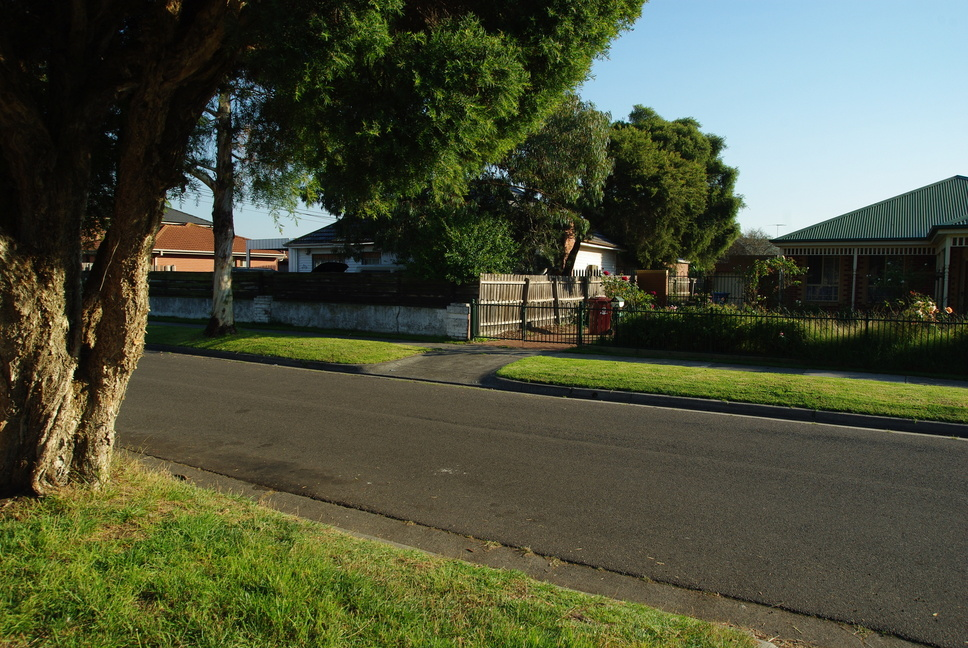
#> input picture opencvStitcher/Panorama-master/data/myhouse/001.jpg, 968 x 648 px; its folder holds 4 pictures in this run
$ jupyter execute --allow-errors numpy_learn.ipynb
#> lines starting #> are read from the running program, lines starting #| are printed output that depends on the picture
### opencvStitcher/Panorama-master/utils.py
from imutils import paths
import cv2
import numpy as np


def loadImages(path, resize):
    """Load Images from path to array, @param path is the folder which containing images, @param resize is True
    if image is halved in size, otherwise is False"""
    image_path = list(paths.list_images(path))
    list_image = []
    for _, j in enumerate(image_path):
        image = cv2.imread(j)
        if resize == 1:
            image = cv2.resize(
                image, (int(image.shape[1] / 4), int(image.shape[0] / 4))
            )
        list_image.append(image)
    return list_image


# [28 lines left out: functions trim, padding, not called in this run]

### opencvStitcher/Panorama-master/features.py
import cv2
import numpy as np


def findAndDescribeFeatures(image, opt="ORB"):
    """find and describe features of @image,
        if opt='SURF', SURF algorithm is used.
        if opt='SIFT', SIFT algorithm is used.
        if opt='ORB', ORB algorithm is used.
        @Return keypoints and features of img"""
    # Getting gray image
    grayImage = cv2.cvtColor(image, cv2.COLOR_BGR2GRAY)

    if opt == "SURF":
        md = cv2.xfeatures2d.SURF_create()
    if opt == "ORB":
        md = cv2.ORB_create(nfeatures=3000)
    if opt == "SIFT":
        md = cv2.xfeatures2d.SIFT_create()
    # Find interest points and Computing features.
    keypoints, features = md.detectAndCompute(grayImage, None)
    # Converting keypoints to numbers.
    # keypoints = np.float32(keypoints)
    features = np.float32(features)
    return keypoints, features


def matchFeatures(featuresA, featuresB, ratio=0.75, opt="FB"):
    """matching features beetween 2 @features.
         If opt='FB', FlannBased algorithm is used.
         If opt='BF', BruteForce algorithm is used.
         @ratio is the Lowe's ratio test.
         @return matches"""
    if opt == "BF":
        featureMatcher = cv2.DescriptorMatcher_create("BruteForce")
    if opt == "FB":
        # featureMatcher = cv2.DescriptorMatcher_create("FlannBased")
        FLANN_INDEX_KDTREE = 0
        index_params = dict(algorithm=FLANN_INDEX_KDTREE, trees=5)
        search_params = dict(checks=50)
        #  最近邻近似匹配
        featureMatcher = cv2.FlannBasedMatcher(index_params, search_params)

    # performs k-NN matching between the two feature vector sets using k=2
    # (indicating the top two matches for each feature vector are returned).
    # 使用k=2对两个特征向量集进行k- nn匹配
    # (表示返回每个特征向量的前两个匹配)。
    matches = featureMatcher.knnMatch(featuresA, featuresB, k=2)

    # store all the good matches as per Lowe's ratio test.
    good = []
    for m, n in matches:
        if m.distance < ratio * n.distance:
            good.append(m)
    if len(good) > 4:
        return good
    raise Exception("Not enought matches")


def generateHomography(src_img, dst_img, ransacRep=5.0):
    """@Return Homography matrix, @param src_img is the image which is warped by homography,
        @param dst_img is the image which is choosing as pivot, @param ratio is the David Lowe’s ratio,
        @param ransacRep is the maximum pixel “wiggle room” allowed by the RANSAC algorithm
        """

    src_kp, src_features = findAndDescribeFeatures(src_img)
    dst_kp, dst_features = findAndDescribeFeatures(dst_img)

    good = matchFeatures(src_features, dst_features)

    src_points = np.float32([src_kp[m.queryIdx].pt for m in good]).reshape(-1, 1, 2)
    dst_points = np.float32([dst_kp[m.trainIdx].pt for m in good]).reshape(-1, 1, 2)
    # ＃返回值中H为变换矩阵.mask是掩模，在线的点
    H, mask = cv2.findHomography(src_points, dst_points, cv2.RANSAC, ransacRep)
    matchesMask = mask.ravel().tolist()
    return H, matchesMask


def drawKeypoints(img, kp):
    """
    cv2.drawKeypoints(image, keypoints, outImage, color=None, flags=None)
    第一个参数image：原始图像，可以使三通道或单通道图像；
    第二个参数keypoints：特征点向量，向量内每一个元素是一个KeyPoint对象，包含了特征点的各种属性信息；
    第三个参数outImage：特征点绘制的画布图像，可以是原图像；
    第四个参数color：绘制的特征点的颜色信息，默认绘制的是随机彩色；
    第五个参数flags：特征点的绘制模式，其实就是设置特征点的那些信息需要绘制，那些不需要绘制，有以下几种模式可选：
    特征点的绘制模式，其实就是设置特征点的那些信息需要绘制，那些不需要绘制，有以下几种模式可选：
    DRAW_MATCHES_FLAGS_DEFAULT：只绘制特征点的坐标点，显示在图像上就是一个个小圆点，每个小圆点的圆心坐标都是特征点的坐标。
    DRAW_MATCHES_FLAGS_DRAW_OVER_OUTIMG：函数不创建输出的图像，而是直接在输出图像变量空间绘制，要求本身输出图像变量就是一个初始化好了的，size与type都是已经初始化好的变量。
    DRAW_MATCHES_FLAGS_NOT_DRAW_SINGLE_POINTS ：单点的特征点不被绘制。
    DRAW_MATCHES_FLAGS_DRAW_RICH_KEYPOINTS：绘制特征点的时候绘制的是一个个带有方向的圆，这种方法同时显示图像的坐标，size和方向，是最能显示特征的一种绘制方式。

    """
    img1 = img
    cv2.drawKeypoints(img, kp, img1, flags=cv2.DRAW_MATCHES_FLAGS_DRAW_RICH_KEYPOINTS)
    return img1


# [35 lines left out: function drawMatches, not called in this run]

"""


    drawMatches(srcImg1, keyPoints1, srcImg2, keyPoints2, good_matches, result, Scalar(0, 255, 0), vector<char>(), 2);
    img1 – 源图像1
    keypoints1 – 源图像1的特征点.
    img2 – 源图像2.
    keypoints2 – 源图像2的特征点
    matches1to2 – 源图像1的特征点匹配源图像2的特征点[matches[i]] .
    outImg – 输出图像具体由flags决定.
    matchColor – 匹配的颜色（特征点和连线),若matchColor==Scalar::all(-1)，颜色随机.
    singlePointColor – 单个点的颜色，即未配对的特征点，若matchColor==Scalar::all(-1)，颜色随机.
    matchesMask – Mask决定哪些点将被画出，若为空，则画出所有匹配点.
    flags – Fdefined by DrawMatchesFlags.


// Draws matches of keypints from two images on output image.
void drawMatches( const Mat& img1, const vector<KeyPoint>& keypoints1,
                  const Mat& img2, const vector<KeyPoint>& keypoints2,
                  const vector<vector<DMatch> >& matches1to2, Mat& outImg,
                  const Scalar& matchColor=Scalar::all(-1), const Scalar& singlePointColor=Scalar::all(-1),
                  const vector<vector<char> >& matchesMask=vector<vector<char> >(), int flags=DrawMatchesFlags::DEFAULT );

drawMatches(srcImg1, keyPoints1, srcImg2, keyPoints2, good_matches, result, Scalar(0, 255, 0), vector<char>(), 2);
drawMatches(srcImg1, keyPoints1, srcImg2, keyPoints2, good_matches, result, Scalar(0, 255, 0), Scalar::all(-1));
drawMatches(srcImg1, keyPoints1, srcImg2, keyPoints2, good_matches, result);

"""

### opencvStitcher/Panorama-master/stitch.py
import cv2
import numpy as np
import features


def blendingMask(height, width, barrier, smoothing_window, left_biased=True):
    assert barrier < width
    mask = np.zeros((height, width))

    offset = int(smoothing_window / 2)
    try:
        if left_biased:
            mask[:, barrier - offset : barrier + offset + 1] = np.tile(
                np.linspace(1, 0, 2 * offset + 1).T, (height, 1)
            )
            mask[:, : barrier - offset] = 1
        else:
            mask[:, barrier - offset : barrier + offset + 1] = np.tile(
                np.linspace(0, 1, 2 * offset + 1).T, (height, 1)
            )
            mask[:, barrier + offset :] = 1
    except BaseException:
        if left_biased:
            mask[:, barrier - offset : barrier + offset + 1] = np.tile(
                np.linspace(1, 0, 2 * offset).T, (height, 1)
            )
            mask[:, : barrier - offset] = 1
        else:
            mask[:, barrier - offset : barrier + offset + 1] = np.tile(
                np.linspace(0, 1, 2 * offset).T, (height, 1)
            )
            mask[:, barrier + offset :] = 1

    return cv2.merge([mask, mask, mask])


def panoramaBlending(dst_img_rz, src_img_warped, width_dst, side, showstep=False):
    """Given two aligned images @dst_img and @src_img_warped, and the @width_dst is width of dst_img
    before resize, that indicates where there is the discontinuity between the images,
    this function produce a smoothed transient in the overlapping.
    @smoothing_window is a parameter that determines the width of the transient
    left_biased is a flag that determines whether it is masked the left image,
    or the right one"""

    h, w, _ = dst_img_rz.shape
    smoothing_window = int(width_dst / 8)
    barrier = width_dst - int(smoothing_window / 2)
    mask1 = blendingMask(
        h, w, barrier, smoothing_window=smoothing_window, left_biased=True
    )
    mask2 = blendingMask(
        h, w, barrier, smoothing_window=smoothing_window, left_biased=False
    )

    if showstep:
        nonblend = src_img_warped + dst_img_rz
    else:
        nonblend = None
        leftside = None
        rightside = None

    if side == "left":
        dst_img_rz = cv2.flip(dst_img_rz, 1)
        src_img_warped = cv2.flip(src_img_warped, 1)
        dst_img_rz = dst_img_rz * mask1
        src_img_warped = src_img_warped * mask2
        pano = src_img_warped + dst_img_rz
        pano = cv2.flip(pano, 1)
        if showstep:
            leftside = cv2.flip(src_img_warped, 1)
            rightside = cv2.flip(dst_img_rz, 1)
    else:
        dst_img_rz = dst_img_rz * mask1
        src_img_warped = src_img_warped * mask2
        pano = src_img_warped + dst_img_rz
        if showstep:
            leftside = dst_img_rz
            rightside = src_img_warped

    return pano, nonblend, leftside, rightside


def warpTwoImages(src_img, dst_img, showstep=False):

    # generate Homography matrix
    H, _ = features.generateHomography(src_img, dst_img)

    # get height and width of two images
    height_src, width_src = src_img.shape[:2]
    height_dst, width_dst = dst_img.shape[:2]

    # extract conners of two images: top-left, bottom-left, bottom-right, top-right
    pts1 = np.float32(
        [[0, 0], [0, height_src], [width_src, height_src], [width_src, 0]]
    ).reshape(-1, 1, 2)
    pts2 = np.float32(
        [[0, 0], [0, height_dst], [width_dst, height_dst], [width_dst, 0]]
    ).reshape(-1, 1, 2)

    try:
        # aply homography to conners of src_img
        pts1_ = cv2.perspectiveTransform(pts1, H)
        pts = np.concatenate((pts1_, pts2), axis=0)

        # find max min of x,y coordinate
        [xmin, ymin] = np.int64(pts.min(axis=0).ravel() - 0.5)
        [_, ymax] = np.int64(pts.max(axis=0).ravel() + 0.5)
        t = [-xmin, -ymin]

        # top left point of image which apply homography matrix, which has x coordinate < 0, has side=left
        # otherwise side=right
        # source image is merged to the left side or right side of destination image
        if pts[0][0][0] < 0:
            side = "left"
            width_pano = width_dst + t[0]
        else:
            width_pano = int(pts1_[3][0][0])
            side = "right"
        height_pano = ymax - ymin

        dst_img_rz_size_H = dst_img.shape[0]
        dst_img_rz_size_W = dst_img.shape[1]
        if height_pano < dst_img_rz_size_H:
            height_pano = dst_img_rz_size_H
        if width_pano < dst_img_rz_size_W:
            width_pano = dst_img_rz_size_W


        # Translation
        # https://stackoverflow.com/a/20355545
        Ht = np.array([[1, 0, t[0]], [0, 1, t[1]], [0, 0, 1]])


        src_img_warped = cv2.warpPerspective(
            src_img, Ht.dot(H), (width_pano, height_pano)
        )
        # generating size of dst_img_rz which has the same size as src_img_warped
        dst_img_rz = np.zeros((height_pano, width_pano, 3))
        if side == "left":
            dst_img_rz[t[1] : height_src + t[1], t[0] : width_dst + t[0]] = dst_img
        else:
            dst_img_rz[t[1] : height_src + t[1], :width_dst] = dst_img

        # blending panorama
        pano, nonblend, leftside, rightside = panoramaBlending(
            dst_img_rz, src_img_warped, width_dst, side, showstep=showstep
        )

        # croping black region
        pano = crop(pano, height_dst, pts)
        return pano, nonblend, leftside, rightside
    except BaseException as e:
        raise Exception("Please try again with another image set!",e)


# [37 lines left out: function multiStitching, not called in this run]


def crop(panorama, h_dst, conners):
    """crop panorama based on destination.
    @param panorama is the panorama
    @param h_dst is the hight of destination image
    @param conner is the tuple which containing 4 conners of warped image and
    4 conners of destination image"""
    # find max min of x,y coordinate
    [xmin, ymin] = np.int32(conners.min(axis=0).ravel() - 0.5)
    t = [-xmin, -ymin]
    conners = conners.astype(int)

    # conners[0][0][0] is the X coordinate of top-left point of warped image
    # If it has value<0, warp image is merged to the left side of destination image
    # otherwise is merged to the right side of destination image
    if conners[0][0][0] < 0:
        n = abs(-conners[1][0][0] + conners[0][0][0])
        panorama = panorama[t[1] : h_dst + t[1], n:, :]
    else:
        if conners[2][0][0] < conners[3][0][0]:
            panorama = panorama[t[1] : h_dst + t[1], 0 : conners[2][0][0], :]
        else:
            panorama = panorama[t[1] : h_dst + t[1], 0 : conners[3][0][0], :]
    return panorama

### opencvStitcher/Panorama-master/numpy_learn.ipynb
[cell 1]
import cv2
import numpy as np
import matplotlib.pyplot as plt
import matplotlib.image as mpimg
import stitch
import utils
import features
import copy
import timeit

[cell 2]
def convertResult(img):
    '''Because of your images which were loaded by opencv,
    in order to display the correct output with matplotlib,
    you need to reduce the range of your floating point image from [0,255] to [0,1]
    and converting the image from BGR to RGB:'''
    img = np.array(img,dtype=float)/float(255)
    img = img[:,:,::-1]
    return img

[cell 3]
#load images
list_images=utils.loadImages('data/myhouse',resize=0)
#> in loadImages, image is the input picture: shape (648, 968, 3); mean B, G, R 60.3, 82.3, 77.3

[cell 4]
image1 = list_images[0]
image2 = list_images[1]

[cell 5]
# findAndDescribeFeatures
# [20 lines left out: function findAndDescribeFeatures, not called in this run]

[cell 6]
#extract keypoints and descriptors using sift 关键点并计算描述符
k0,f0=features.findAndDescribeFeatures(image1,opt='SIFT')
#> in findAndDescribeFeatures, `keypoints, features = md.detectAndCompute(grayImage, None)`: keypoints = 3500 keypoints; strongest (x, y, size): (621, 304, 3.5), (468, 305, 2.1), (582, 243, 2), (546, 270, 1.8)
k1,f1=features.findAndDescribeFeatures(image2,opt='SIFT')
#> in findAndDescribeFeatures (call 2), `keypoints, features = md.detectAndCompute(grayImage, None)`: keypoints = 2494 keypoints; strongest (x, y, size): (350, 293, 3.5), (311, 231, 2), (870, 237, 2.7), (189, 291, 2.4)

[cell 7]
plt_img = np.concatenate((image1, image2), axis=1)
plt.figure(figsize=(15,15))
plt.imshow(convertResult(plt_img))

[cell 8]
# 画线
def drawMatches(src_img, src_kp, dst_img, dst_kp, matches, matchesMask):
    img= features.drawMatches(src_img, src_kp, dst_img, dst_kp, matches, matchesMask)
    return img
def drawKeypoints(img, kp):
    img0_kp=features.drawKeypoints(img, kp)
    return img0_kp

[cell 9]
d_img1 = drawKeypoints(image1,k0)
d_img2 = drawKeypoints(image2,k1)
plt_img = np.concatenate((d_img1, d_img2), axis=1)
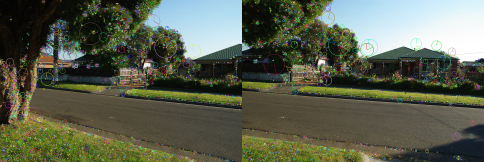
#> plt_img: shape (648, 1936, 3) (shown at 1/4 size); mean B, G, R 78.1, 95.8, 90.8
plt.figure(figsize=(15,15))
plt.imshow(convertResult(plt_img))

[cell 10]
start = timeit.default_timer()
#extract keypoints and descriptors using sift 关键点并计算描述符
k0,f0=features.findAndDescribeFeatures(image1,opt='SIFT')
#> call 3 of findAndDescribeFeatures, with opt = 'SIFT'
#> in findAndDescribeFeatures (call 3), `grayImage = cv2.cvtColor(image, cv2.COLOR_BGR2GRAY)`:
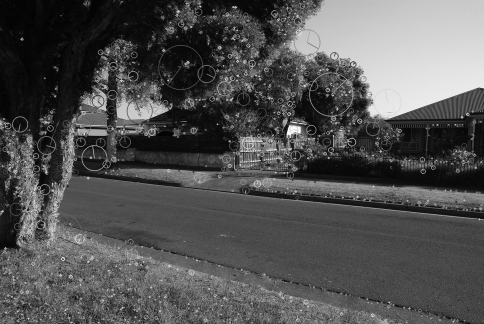
#> grayImage: shape (648, 968) (shown at 1/2 size); min 0, max 255, mean 82
#> in findAndDescribeFeatures (call 3), `keypoints, features = md.detectAndCompute(grayImage, None)`: keypoints = 4212 keypoints; strongest (x, y, size): (435, 248, 2), (110, 192, 2.2), (401, 13, 2.2), (657, 316, 2.6)
k1,f1=features.findAndDescribeFeatures(image2,opt='SIFT')
#> call 4 of findAndDescribeFeatures, with opt = 'SIFT'
#> in findAndDescribeFeatures (call 4), `grayImage = cv2.cvtColor(image, cv2.COLOR_BGR2GRAY)`:
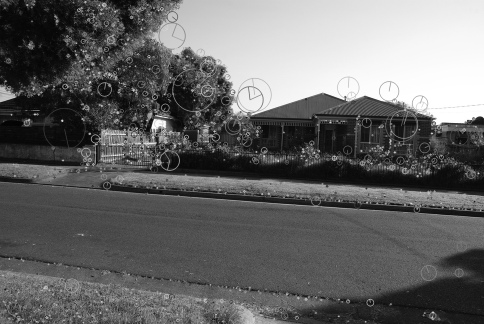
#> grayImage: shape (648, 968) (shown at 1/2 size); min 0, max 255, mean 102.5
#> in findAndDescribeFeatures (call 4), `keypoints, features = md.detectAndCompute(grayImage, None)`: keypoints = 3428 keypoints; strongest (x, y, size): (179, 268, 3), (864, 267, 2.5), (957, 346, 2.3), (70, 229, 2.8)
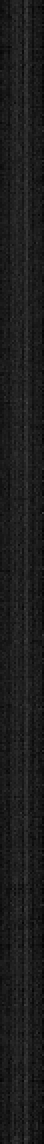
#> f1: shape (3428, 128) float32 (shown at 1/6 size); min 0, max 212, mean 28.9
stop = timeit.default_timer()
print("Execution time: ", stop - start)

[cell 11]
start = timeit.default_timer()
#wrap 2 image
#choose list_images[0] as desination
pano,non_blend,left_side,right_side=stitch.warpTwoImages(list_images[1],list_images[0],True)
#> in findAndDescribeFeatures (call 5), `keypoints, features = md.detectAndCompute(grayImage, None)`: keypoints = 3000 keypoints; strongest (x, y, size): (124, 240, 31), (125, 242, 31), (122, 241, 31), (274, 257, 31)
#> in generateHomography, `src_kp, src_features = findAndDescribeFeatures(src_img)`: src_kp has the same summary as keypoints in findAndDescribeFeatures
#> in findAndDescribeFeatures (call 6), `keypoints, features = md.detectAndCompute(grayImage, None)`: keypoints = 3000 keypoints; strongest (x, y, size): (717, 242, 31), (719, 240, 31), (458, 112, 31), (654, 180, 31)
#> in generateHomography, `dst_kp, dst_features = findAndDescribeFeatures(dst_img)`: dst_kp has the same summary as keypoints in findAndDescribeFeatures
#> in matchFeatures, `matches = featureMatcher.knnMatch(featuresA, featuresB, k=2)`: matches = 3000 matches
#> after the loop in matchFeatures, `for m, n in matches:`: good = 30 matches
#> in generateHomography, `src_points = np.float32([src_kp[m.queryIdx].pt for m in good]).reshape..`: src_points = 30 rows, first 8: [419, 287], [234, 310], [722, 326], [431, 282], [831.6, 415.2], [314.4, 375.6], [301.2, 261.6], [506.4, 316.8]
#> in generateHomography, `dst_points = np.float32([dst_kp[m.trainIdx].pt for m in good]).reshape..`: dst_points = 30 rows, first 8: [111.1, 383.4], [507, 322], [194.1, 179.2], [552, 344.4], [586.1, 387.4], [276.5, 191.5], [591.2, 229.9], [660.1, 300.7]
#> in generateHomography, `H, mask = cv2.findHomography(src_points, dst_points, cv2.RANSAC, ransa..`: H = [[0.724, 0.152, 290.7], [-0.122, 1, 38.45], [-0.000335, 0.000226, 1]]; mask = 30 values, max 1 at index 1, min 0 at index 0, mean 0.433
#> in generateHomography, `matchesMask = mask.ravel().tolist()`: matchesMask has the same summary as mask
#> in warpTwoImages, `pts1_ = cv2.perspectiveTransform(pts1, H)`: pts1_ = [[290.7, 38.45], [339.6, 600], [1325.3, 692.3], [1466.6, -118.3]]
#> in warpTwoImages, `pts = np.concatenate((pts1_, pts2), axis=0)`: pts = [[290.7, 38.45], [339.6, 600], [1325.3, 692.3], [1466.6, -118.3], [0, 0], [0, 648], [968, 648], [968, 0]]
#> in warpTwoImages, `[xmin, ymin] = np.int64(pts.min(axis=0).ravel() - 0.5)`: xmin = 0; ymin = -118
#> in warpTwoImages, `[_, ymax] = np.int64(pts.max(axis=0).ravel() + 0.5)`: ymax = 692
#> in warpTwoImages, `t = [-xmin, -ymin]`: t = [0, 118]
#> in warpTwoImages, `width_pano = int(pts1_[3][0][0])`: width_pano = 1466
#> in warpTwoImages, `height_pano = ymax - ymin`: height_pano = 810
#> in warpTwoImages, `Ht = np.array([[1, 0, t[0]], [0, 1, t[1]], [0, 0, 1]])`: Ht = [[1, 0, 0], [0, 1, 118], [0, 0, 1]]
#> in panoramaBlending, `pano = src_img_warped + dst_img_rz`:
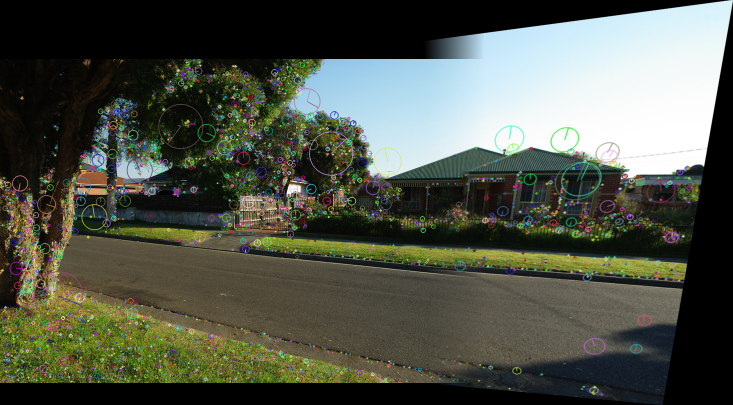
#> pano: shape (810, 1466, 3) float64 (shown at 1/2 size); mean of channels 0, 1, 2 73.2, 85.1, 80.7; drawn as B, G, R
#> in crop, `[xmin, ymin] = np.int32(conners.min(axis=0).ravel() - 0.5)`: xmin = 0; ymin = -118
#> in crop, `t = [-xmin, -ymin]`: t = [0, 118]
#> in crop, `conners = conners.astype(int)`: conners = [[290, 38], [339, 599], [1325, 692], [1466, -118], [0, 0], [0, 648], [968, 648], [968, 0]]
stop = timeit.default_timer()
print("Execution time: ", stop - start)

[cell 12]
#display the leftside of pano before cropping
plt.figure(figsize=(15,15))
plt.imshow(convertResult(left_side))

[cell 13]
#display the leftside of pano before cropping
plt.figure(figsize=(15,15))
plt.imshow(convertResult(pano))
#> in convertResult (call 4), `img = np.array(img,dtype=float)/float(255)`:
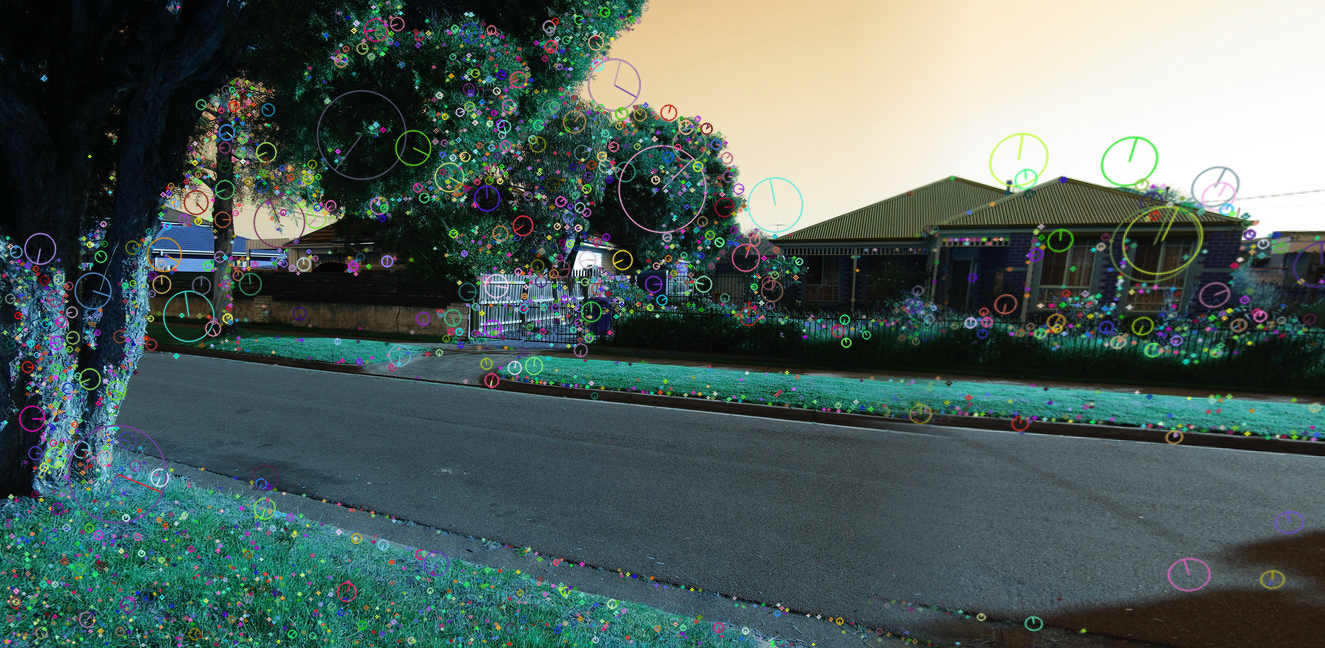
#> img: shape (648, 1325, 3) float64; mean of channels 0, 1, 2 0.315, 0.38, 0.363; drawn as R, G, B

[cell 14]
#load images
list_images2=utils.loadImages('data/cafe',resize=0)
print(len(list_images2))
start = timeit.default_timer()
#wrap 2 image
#choose list_images[0] as desination
#> (the rest of this cell did not finish here and is left out)

[cell 15]
#display the leftside of pano before cropping
plt.figure(figsize=(15,15))
plt.imshow(convertResult(pano))

#> (a cell that did not finish here is left out)

#> (a cell that did not finish here is left out)

#> (a cell that did not finish here is left out)

#> (a cell that did not finish here is left out)

#> (a cell that did not finish here is left out)
